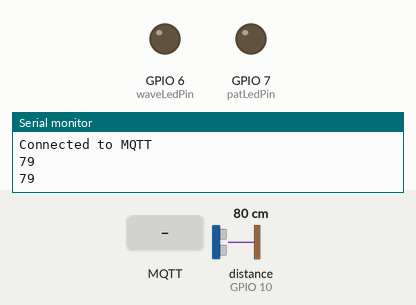
The sketch below on a simulated ESP32-S3. On the bench: output pins drawn as LEDs (lit = HIGH), the last lines printed to the serial monitor. Wiring (inferred from the names in the program): ultrasonic range finder: trigger GPIO 9; echo GPIO 10. The test bench sets the inputs (shaded band); at power-on: distance to the obstacle (sensor on GPIO 10) 80 cm. The echo pulse lasts 58.3 µs per cm; WiFi joins after 1.5 s; servers stay silent unless stated; no MQTT or app messages arrive unless stated; pins used as bus, display or sensor lines are not drawn.

Above: at 3.2 s.
3.3 s: MQTT message "1" arrives on the first subscribed topic
At 4.5 s:
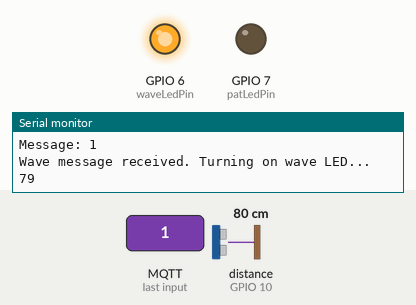
5.5 s: MQTT message "1" arrives on the second subscribed topic
At 6.5 s:
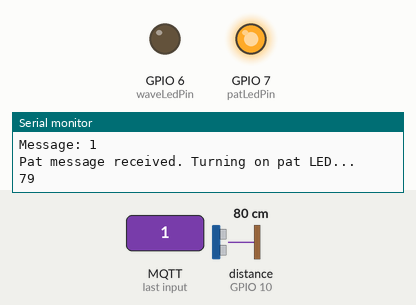
7.5 s: MQTT message "0" arrives on the first subscribed topic
At 8.6 s:
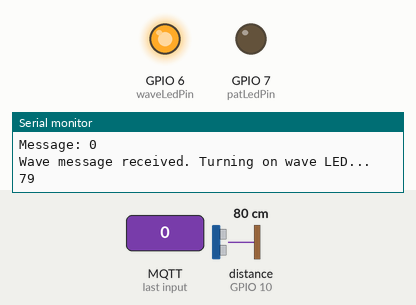
9.6 s: MQTT message "0" arrives on the second subscribed topic
At 10.7 s:
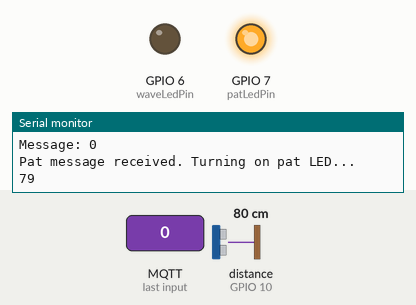
Timing chart, 0 to 12.6 s (numbered marks = the images above; inputs shaded):
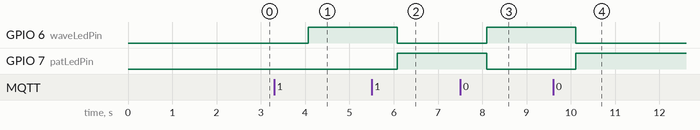

Measured:
- after the input at 3.3 s, GPIO 6 (waveLedPin): LOW → HIGH after 0.77 s
- after the input at 5.5 s, GPIO 6 (waveLedPin): HIGH → LOW after 0.58 s; GPIO 7 (patLedPin): LOW → HIGH after 0.58 s
- after the input at 7.5 s, GPIO 6 (waveLedPin): LOW → HIGH after 0.60 s; GPIO 7 (patLedPin): HIGH → LOW after 0.60 s
- after the input at 9.6 s, GPIO 6 (waveLedPin): HIGH → LOW after 0.51 s; GPIO 7 (patLedPin): LOW → HIGH after 0.51 s

The sketch:

pubsub.ino
```cpp
#include <WiFi.h>           // Library for WiFi connection
#include <PubSubClient.h>    // Library for MQTT communication

// WiFi credentials
const char* ssid = "Ansh";
const char* password = "12345678";

// MQTT broker details
const char* mqttServer = "broker.emqx.io";  // Address of the MQTT broker
const int mqttPort = 1883;                  // MQTT broker port
const char* TopicWave = "SIT210/waveAnsh";  // MQTT topic for "wave" messages
const char* TopicPat = "SIT210/patsAnsh";   // MQTT topic for "pat" messages

// Create WiFi and MQTT client objects
WiFiClient espClient;
PubSubClient client(espClient);

// Pin declarations
const int trigPin = 9;        // Ultrasonic sensor trigger pin
const int echoPin = 10;       // Ultrasonic sensor echo pin
const int patLedPin = 7;      // LED pin for indicating "pat" detection
const int waveLedPin = 6;     // LED pin for indicating "wave" detection

void setup() {
  Serial.begin(115200);       // Initialize the serial monitor at 115200 baud rate
  pinMode(trigPin, OUTPUT);   // Set ultrasonic sensor trigger pin as output
  pinMode(echoPin, INPUT);    // Set ultrasonic sensor echo pin as input
  pinMode(patLedPin, OUTPUT); // Set LED for "pat" as output
  pinMode(waveLedPin, OUTPUT);// Set LED for "wave" as output

  connectToWiFi();            // Connect to WiFi network

  // Set up MQTT client server and callback function
  client.setServer(mqttServer, mqttPort);
  client.setCallback(printMessage);  // Function to handle received MQTT messages

  connectToMQTT();            // Connect to the MQTT broker and subscribe to topics
}

void loop() {
  if (!client.connected()) {
    connectToMQTT();          // Reconnect to MQTT if the connection is lost
  }
  client.loop();              // Process incoming MQTT messages

  // Check if a "pat" or "wave" gesture is detected and publish the result
  if (detectPat()) {
    client.publish(TopicPat, "Pat detected");   // Publish "pat" detection message
  } else {
    client.publish(TopicWave, "Wave detected"); // Publish "wave" detection message
  }

  delay(1000); // Delay to control the publishing rate
}

// Function to connect to WiFi
void connectToWiFi() {
  Serial.println("Connecting to WiFi...");
  WiFi.begin(ssid, password);                // Start connecting to WiFi network
  while (WiFi.status() != WL_CONNECTED) {    // Wait until WiFi is connected
    delay(1000);
    Serial.println("Connecting...");
  }
  Serial.println("Connected to WiFi");       // Print confirmation message once connected
}

// Function to connect to MQTT broker
void connectToMQTT() {
  while (!client.connected()) {              // Repeat until successfully connected
    Serial.println("Connecting to MQTT...");
    if (client.connect("NanoClient")) {      // Try to connect with a client ID
      Serial.println("Connected to MQTT");
      client.subscribe(TopicWave);           // Subscribe to "wave" topic
      client.subscribe(TopicPat);            // Subscribe to "pat" topic
    } else {
      delay(5000);                           // Wait and retry if connection fails
    }
  }
}

// Callback function to handle received MQTT messages
void printMessage(char* topic, byte* payload, unsigned int length) {
  Serial.print("Message received on topic: ");
  Serial.println(topic);

  // Convert payload into a readable string
  String message;
  for (int i = 0; i < length; i++) {
    message += (char)payload[i];
  }
  Serial.println("Message: " + message);

  // Check topic and turn on the appropriate LED
  if (strcmp(topic, TopicWave) == 0) {           // If the topic is "wave"
    Serial.println("Wave message received. Turning on wave LED...");
    digitalWrite(waveLedPin, HIGH);              // Turn on wave LED
    digitalWrite(patLedPin, LOW);                // Turn off pat LED to ensure only one LED is on
  } else if (strcmp(topic, TopicPat) == 0) {     // If the topic is "pat"
    Serial.println("Pat message received. Turning on pat LED...");
    digitalWrite(patLedPin, HIGH);               // Turn on pat LED
    digitalWrite(waveLedPin, LOW);               // Turn off wave LED
  }
}

// Function to detect "pat" gesture using the ultrasonic sensor
bool detectPat() {
  // Trigger a pulse for the ultrasonic sensor
  digitalWrite(trigPin, LOW);       // Ensure trigger pin is low for 2 microseconds
  delayMicroseconds(2);
  digitalWrite(trigPin, HIGH);      // Send a 10-microsecond pulse to trigger
  delayMicroseconds(10);
  digitalWrite(trigPin, LOW);

  // Measure the duration of the pulse returned to the echo pin
  long duration = pulseIn(echoPin, HIGH);       // Pulse duration in microseconds
  int distance = duration * 0.034 / 2;          // Calculate distance in cm
  Serial.println(distance);                     // Print the distance for debugging

  // Determine gesture based on distance
  if (distance > 20) {                          // If distance is greater than 20 cm
    return true;                                // Detected "pat" gesture
  }
  return false;                                 // Otherwise, it's a "wave" gesture
}
```
